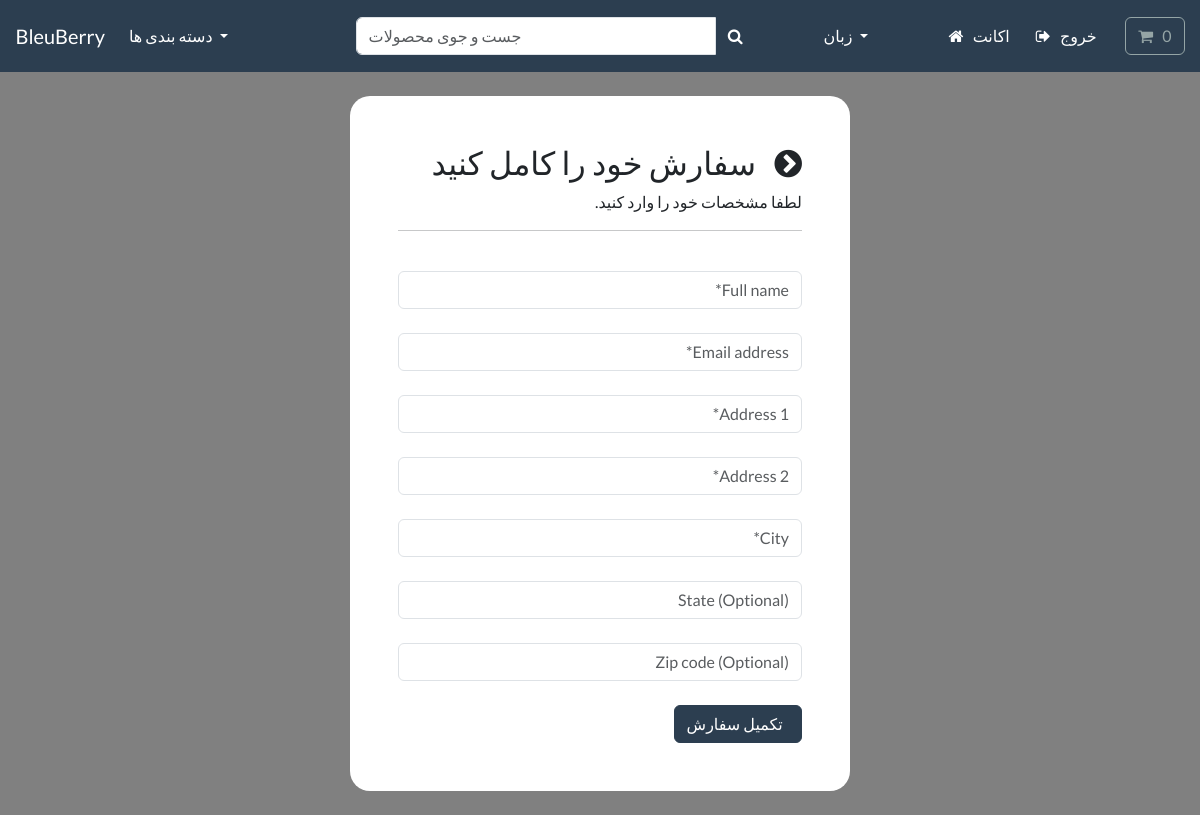
Page /fa/payment/checkout (signed in) on the earlier database version.
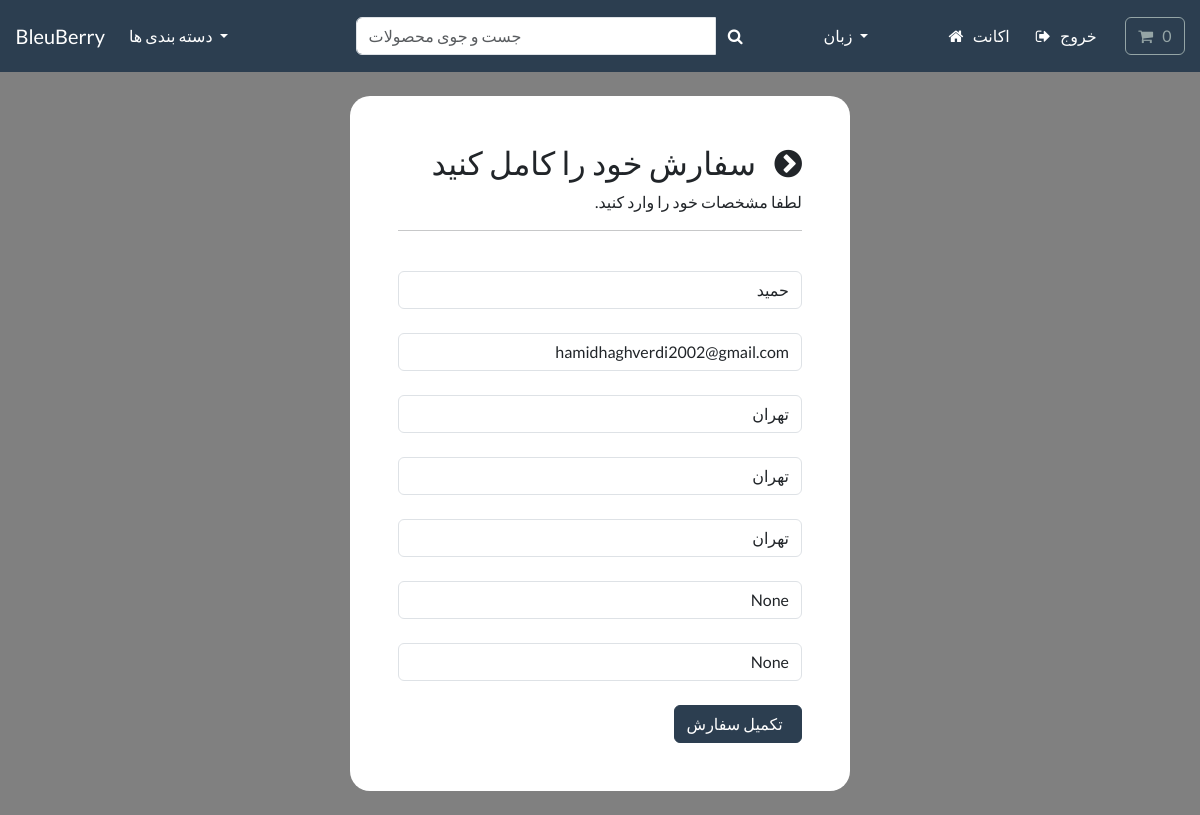
Same page on the later database version.
### payment/models.py (models this page shows, shortened)
class ShippingAddress(models.Model):
    full_name = models.CharField(_("full_name"), max_length=300)
    email = models.EmailField(_("email"), max_length=255)
    address1 = models.CharField(_("address1"), max_length=300)
    address2 = models.CharField(_("address2"), max_length=300)
    city = models.CharField(_("city"), max_length=255)
    state = models.CharField(_("state"), max_length=255, null=True, blank=True)
    zipcode = models.CharField(_("zipcode"), max_length=255, null=True, blank=True)
    user = models.ForeignKey(User, on_delete=models.CASCADE, verbose_name=_("user"))
    class Meta:
        verbose_name_plural = _('Shipping Address')
        verbose_name = _('Shipping Address')

### payment/views.py (the view)
# urls.py: path('checkout', views.checkout, name='checkout'),
@login_required(login_url='my-login')
def checkout(request):
    try:
        shipping_address = ShippingAddress.objects.get(user=request.user.id)
        context = {'shipping': shipping_address}
        return render(request, 'payment/checkout.html', context=context)
    except:
        return render(request, 'payment/checkout.html')

### cart/cart.py (called while the page is built)
    def __len__(self):
        return sum(item['qty'] for item in self.cart.values())

### cart/context_processors.py (called while the page is built)
def cart(request):
    return {'cart': Cart(request)}

### store/models.py (called while the page is built)
    def get_absolute_url(self):
        return reverse('list-category', args=[self.slug])

### store/views.py (called while the page is built)
def categories(request):
    all_categories = Category.objects.all()
    return {'all_categories': all_categories}

### payment/templates/payment/checkout.html (shortened to what this page needs)
{% include "store/base.html" %}
{% load static %}
{% load i18n %}
{% block content %}
    <body>
        <br>
        <div class="container bg-white shadow-md p-5" style="width:500px; border-radius:20px;" dir="auto">
            <form id="form">
                <div>
                    <h3> <i class="fa fa-chevron-circle-right" aria-hidden="true"></i> &nbsp; {% trans 'Complete your order' %} </h3>
                    <p> {% trans 'Please enter in the relevant information below.' %} </p>
                    <hr>
                    <br>
                    <div class="form-field">
                        <input class="form-control validate" id="name" type="text" placeholder="Full name*" autocomplete="off" value="{{shipping.full_name}}" required>
                    </div>
                    <br>
                    <div class="form-field">
                        <input class="form-control validate" id="email" type="email" placeholder="Email address*" autocomplete="off" value="{{shipping.email}}" required>
                    </div>
                    <br>
                    <div class="form-field">
                        <input class="form-control validate" id="address1" type="text" placeholder="Address 1*" autocomplete="off" value="{{shipping.address1}}" required>
                    </div>
                    <br>
                    <div class="form-field">
                        <input class="form-control validate" id="address2" type="text" placeholder="Address 2*" autocomplete="off" value="{{shipping.address2}}" required>
                    </div>
                    <br>
                    <div class="form-field">
                        <input class="form-control validate" id="city" type="text" placeholder="City*" autocomplete="off" value="{{shipping.city}}" required>
                    </div>
                    <br>
                    <div class="form-field">
                        <input class="form-control" id="state" type="text" placeholder="State (Optional)" autocomplete="off" value="{{shipping.state}}">
                    </div>
                    <br>
                    <div class="form-field">
                        <input class="form-control" id="zipcode" type="text" placeholder="Zip code (Optional)" autocomplete="off" value="{{shipping.zipcode}}">
                    </div>
                </div>
                <br>
               <button id="complete-order" type="submit" class="btn btn-primary navbar-btn text-white"> &nbsp; {% trans 'Complete order' %} </button>
                <br>
            </form>
        </div>
        <br>
    </body>
{% endblock %}

Differences in the rows shown:
added ShippingAddress: full_name "حمید", email "hamidhaghverdi2002@gmail.com", address1 "تهران", address2 "تهران", city "تهران", state "None", zipcode "None"
